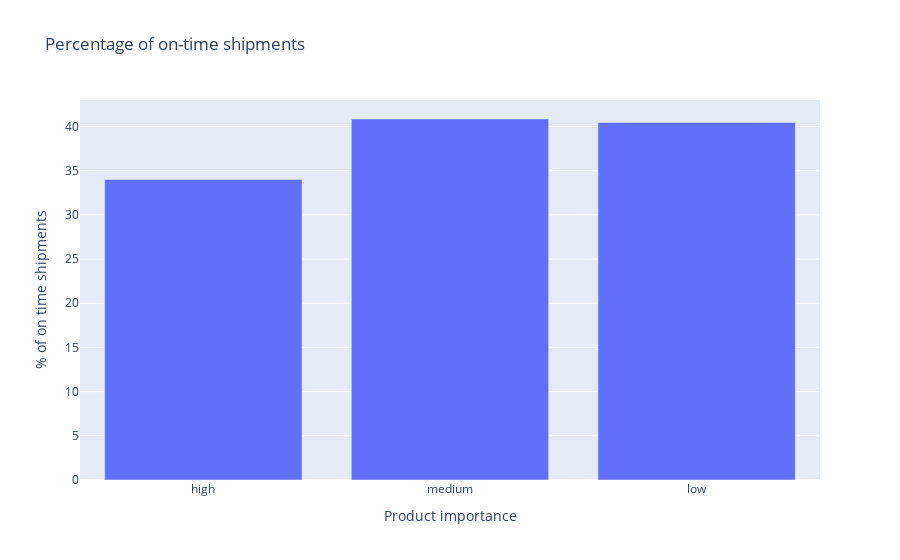

Notebook cell for this chart:
### Code cell
trace3=go.Bar(x=['high','medium','low'],y=[(256/753)*100,(1745/4272)*100,(1527/3774)*100])
trans_bar=[trace3]
layout=dict(title='Percentage of on-time shipments',xaxis=dict(title='Product importance'),yaxis=dict(title='% of on time shipments'),barmode='stack')
fig=dict(data=trans_bar,layout=layout)
offline.iplot(fig)

### Figure 1 — Plotly figure (JSON) as saved in the notebook; plotly's stock layout.template omitted (floating-point values rounded to 4 significant figures)
{"data": [{"type": "bar", "x": ["high", "medium", "low"], "y": [34.0, 40.85, 40.46]}], "layout": {"barmode": "stack", "title": {"text": "Percentage of on-time shipments"}, "xaxis": {"title": {"text": "Product importance"}, "type": "category", "range": [-0.5, 2.5], "autorange": true}, "yaxis": {"title": {"text": "% of on time shipments"}, "type": "linear", "range": [0, 43.0], "autorange": true}}}
